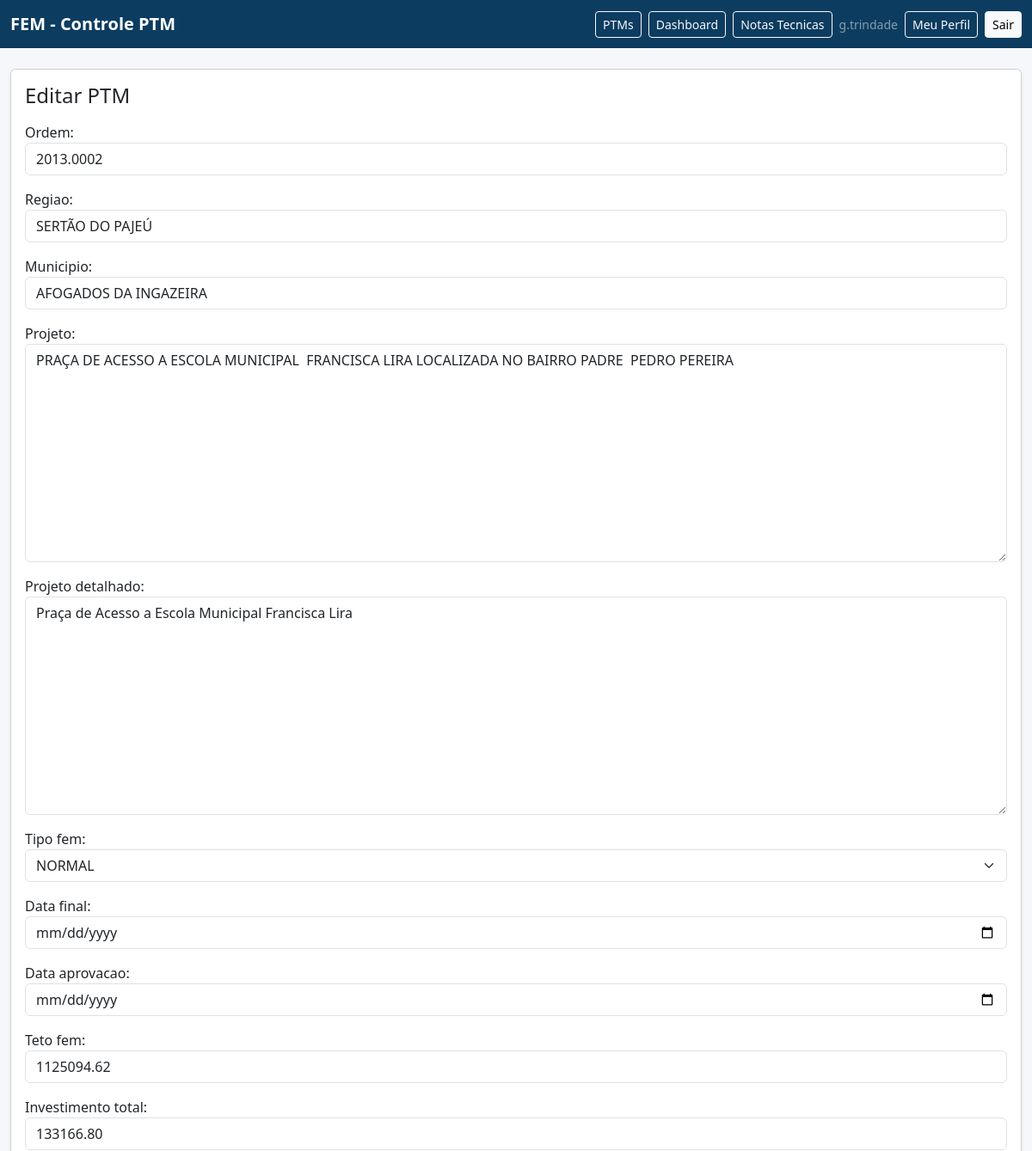
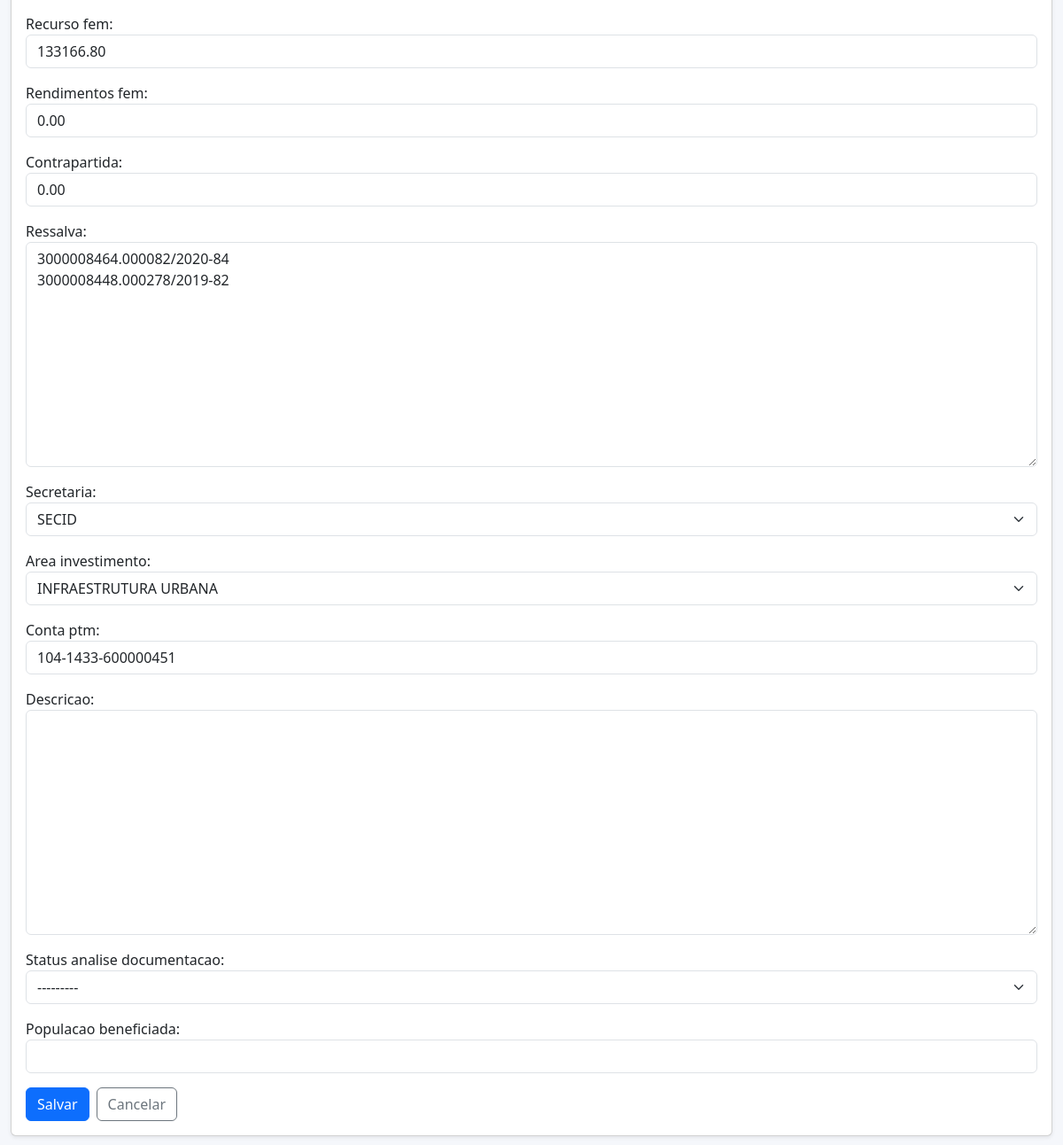
/ptms/2/editar/ (signed in), run on the app's committed database (2 pictures, top to bottom).
### ptms/models.py (models this page shows, shortened)
class PTM(TimestampedModel):
    ordem = models.CharField(max_length=30, unique=True)
    regiao = models.CharField(max_length=120)
    municipio = models.CharField(max_length=120)
    projeto = models.TextField()
    projeto_detalhado = models.TextField(blank=True)
    tipo_fem = models.ForeignKey(TipoFEM, on_delete=models.PROTECT)
    status_ptm_atual = models.ForeignKey(
        StatusPTM,
        on_delete=models.PROTECT,
        related_name="ptms_status_ptm",
        null=True,
        blank=True,
    )
    status_obra_atual = models.ForeignKey(
        StatusObra,
        on_delete=models.PROTECT,
        related_name="ptms_status_obra",
        null=True,
        blank=True,
    )
    data_final = models.DateField(null=True, blank=True)
    data_aprovacao = models.DateField(null=True, blank=True)
    teto_fem = models.DecimalField(max_digits=14, decimal_places=2, default=Decimal("0.00"))
    investimento_total = models.DecimalField(max_digits=14, decimal_places=2, default=Decimal("0.00"))
    recurso_fem = models.DecimalField(max_digits=14, decimal_places=2, default=Decimal("0.00"))
    rendimentos_fem = models.DecimalField(max_digits=14, decimal_places=2, default=Decimal("0.00"))
    contrapartida = models.DecimalField(max_digits=14, decimal_places=2, default=Decimal("0.00"))
    ressalva = models.TextField(blank=True)
    secretaria = models.ForeignKey(Secretaria, on_delete=models.PROTECT, null=True, blank=True)
    area_investimento = models.ForeignKey(AreaInvestimento, on_delete=models.PROTECT, null=True, blank=True)
    conta_ptm = models.CharField(max_length=50, blank=True)
    descricao = models.TextField(blank=True)
    codigo_acesso_publico = models.CharField(max_length=64, unique=True, null=True, blank=True)
    status_analise_documentacao = models.ForeignKey(
        StatusAnaliseDocumentacao,
        on_delete=models.PROTECT,
        related_name="ptms_status_analise_documentacao",
        null=True,
        blank=True,
    )
    populacao_beneficiada = models.PositiveIntegerField(null=True, blank=True)
    class Meta:
        ordering = ("ordem",)

### ptms/views.py (the view, shortened to what this page needs)
# urls.py: path('ptms/<int:pk>/editar/', PTMUpdateView.as_view(), name='ptm_update'),
class PTMUpdateView(UpdateView):
    model = PTM
    form_class = PTMForm
    template_name = "ptms/ptm_form.html"
    def dispatch(self, request, *args, **kwargs):
        self.object = self.get_object()
        blocked = _deny_edit_if_forbidden(request, self.object)
        if blocked:
            return blocked
        return super().dispatch(request, *args, **kwargs)

### ptms/forms.py
class PTMForm(BaseBootstrapModelForm):
    class Meta:
        model = PTM
        fields = [
            "ordem",
            "regiao",
            "municipio",
            "projeto",
            "projeto_detalhado",
            "tipo_fem",
            "data_final",
            "data_aprovacao",
            "teto_fem",
            "investimento_total",
            "recurso_fem",
            "rendimentos_fem",
            "contrapartida",
            "ressalva",
            "secretaria",
            "area_investimento",
            "conta_ptm",
            "descricao",
            "status_analise_documentacao",
            "populacao_beneficiada",
        ]
        widgets = {
            "data_final": DateInput(),
            "data_aprovacao": DateInput(),
        }

### core/models.py (called while the page is built)
    def __str__(self):
        return self.nome

### ptms/views.py (called while the page is built)
def _allowed_municipios_for_user(user):
    if user.is_superuser:
        return None
    return {
        _normalize_municipio(v)
        for v in user.user_municipios.select_related("municipio").values_list("municipio__nome", flat=True)
    }

def _user_can_edit_ptm(user, ptm):
    allowed = _allowed_municipios_for_user(user)
    if allowed is None:
        return True
    if not allowed:
        return False
    return _normalize_municipio(ptm.municipio) in allowed

def _deny_edit_if_forbidden(request, ptm, tab="eventos"):
    if _user_can_edit_ptm(request.user, ptm):
        return None
    messages.error(
        request,
        "Voce nao tem permissao para alterar este PTM. Verifique seus municipios vinculados.",
    )
    return redirect(f"{reverse('ptm_detail', kwargs={'pk': ptm.pk})}?tab={tab}")

### templates/ptms/ptm_form.html (shortened to what this page needs)
{% extends "base.html" %}
{% block content %}
<div class="card shadow-sm">
  <div class="card-body">
    <h1 class="h4 mb-3">{% if object %}Editar PTM{% else %}Novo PTM{% endif %}</h1>
    <form method="post">
      {{ form.as_p }}
      <div class="d-flex gap-2 mt-3">
        <button type="submit" class="btn btn-primary">Salvar</button>
        <a class="btn btn-outline-secondary" href="{% if object %}{% url 'ptm_detail' object.pk %}{% else %}{% url 'ptm_list' %}{% endif %}">Cancelar</a>
      </div>
    </form>
  </div>
</div>
{% endblock %}

### templates/partials/_navbar.html (shortened to what this page needs)
<nav class="navbar navbar-expand-lg navbar-dark" style="background-color:#0c3c60;">
  <div class="container-fluid app-main">
    <a class="navbar-brand fw-semibold" href="{% url 'ptm_list' %}">FEM - Controle PTM</a>
    <div class="d-flex align-items-center gap-2 flex-wrap">
      {% if user.is_authenticated %}
        <a class="btn btn-sm btn-outline-light" href="{% url 'ptm_list' %}">PTMs</a>
        <a class="btn btn-sm btn-outline-light" href="{% url 'dashboard' %}">Dashboard</a>
        <a class="btn btn-sm btn-outline-light" href="{% url 'nota_tecnica_select' %}">Notas Tecnicas</a>
      {% endif %}
      {% if user.is_authenticated %}
        <span class="text-white-50 small">{{ user.username }}</span>
        <a class="btn btn-sm btn-outline-light" href="{% url 'core:profile' %}">Meu Perfil</a>
        <form method="post" action="{% url 'core:logout' %}" class="m-0">
          <button type="submit" class="btn btn-sm btn-light">Sair</button>
        </form>
      {% else %}
        <a class="btn btn-sm btn-light" href="{% url 'core:login' %}">Entrar</a>
      {% endif %}
    </div>
  </div>
</nav>

### templates/partials/_styles.html (style rules this page uses)
body { background: #f5f7fb; }
.app-main { max-width: 1280px; }

### data on the page
PTM: ordem "2013.0002", regiao "SERTÃO DO PAJEÚ", municipio "AFOGADOS DA INGAZEIRA", projeto "PRAÇA DE ACESSO A ESCOLA MUNICIPAL FRANCISCA LIRA LOCALIZADA NO BAIRRO PADRE PEDRO PEREIRA", projeto_detalhado "Praça de Acesso a Escola Municipal Francisca Lira", tipo_fem "NORMAL", teto_fem "1125094.62", investimento_total "133166.80", recurso_fem "133166.80", rendimentos_fem "0.00", contrapartida "0.00", ressalva "3000008464.000082/2020-84 3000008448.000278/2019-82", secretaria "SECID", area_investimento "INFRAESTRUTURA URBANA", conta_ptm "104-1433-600000451", status_analise_documentacao "---------"

### other printed values
{{ user.username }} "g.trindade"
